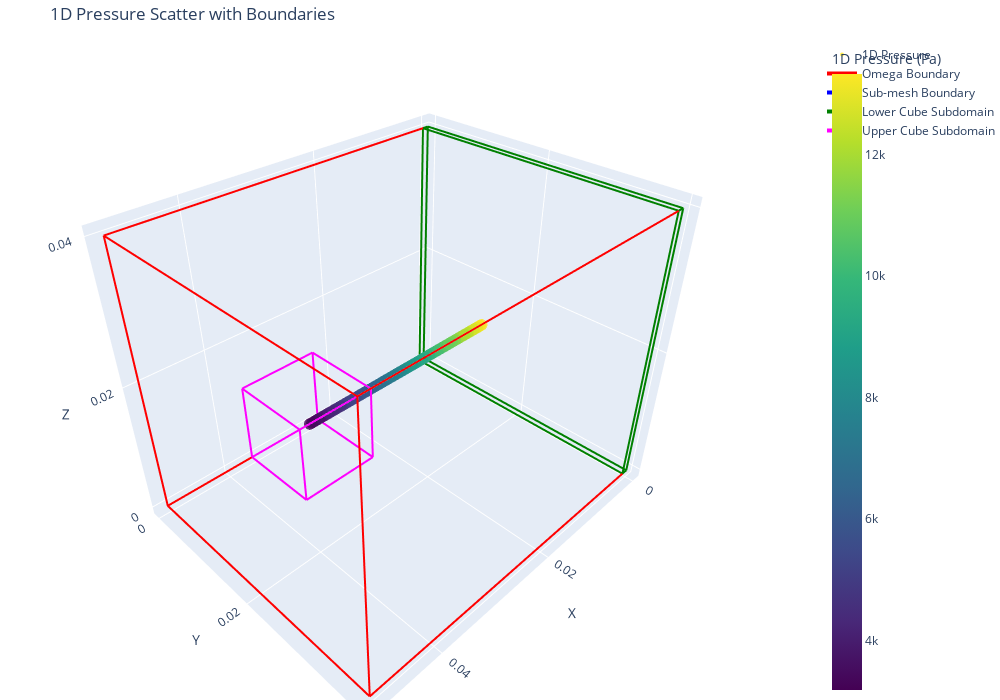

The notebook cell saved with this chart:
### Code cell
visualize.plot_with_boundaries_plotly(CUBES_TEST.uh1d, CUBES_TEST.uh3d,
     cube_lower=cube_lower_bounds, 
     cube_upper=cube_upper_bounds)
